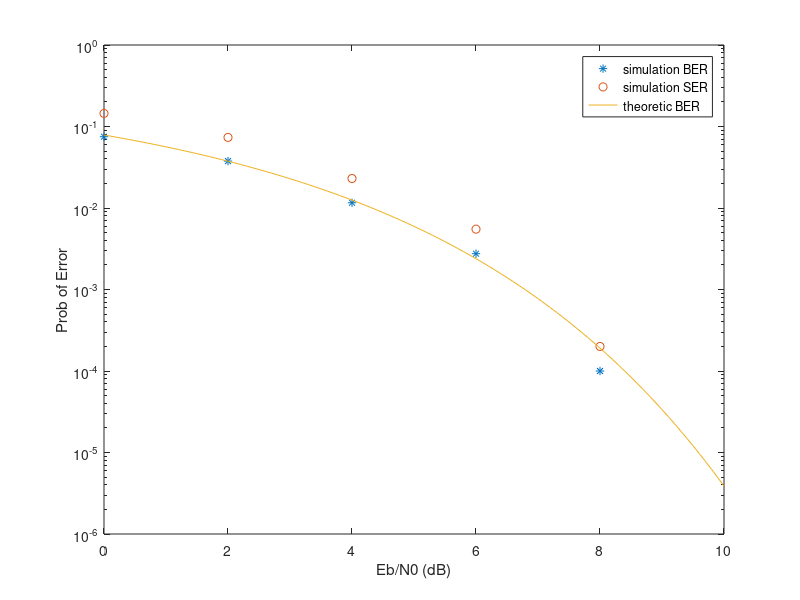

MATLAB code for this plot:
clear,close,clc all
function [pb,ps]=snr2p(snr_in_dB)

N=10000; % #symbols 
Es=1;
snr=10^(snr_in_dB/10);	 	  	
sgma=sqrt(Es/(4*snr)); % noise rms

% signal mapping
s00=[1 0];
s01=[0 1];
s11=[-1 0];
s10=[0 -1];

% generating signal source
for i=1:N
    temp=rand;			  	
    if (temp<0.25)            % s00	  
      dsource1(i)=0;
      dsource2(i)=0;		   
    elseif (0.25<=temp<0.5)   % s01
      dsource1(i)=0;
      dsource2(i)=1;
    elseif (0.5<=temp<0.75)   % s10
      dsource1(i)=1;	
      dsource2(i)=0;
    else			                % s11
      dsource1(i)=1;
      dsource2(i)=1;
    endif
endfor

numofsymbolerror=0;
numofbiterror=0;

% SER calculate using Box–Muller transform
for i=1:N
    n(1)=bmgauss(sgma);	  	  
    n(2)=bmgauss(sgma);
    if ((dsource1(i)==0) & (dsource2(i)==0))
        r=s00+n;    
    elseif ((dsource1(i)==0) & (dsource2(i)==1))
        r=s01+n;  
    elseif ((dsource1(i)==1) & (dsource2(i)==0))
        r=s10+n;
    else
        r=s11+n;  
    endif

    c00=dot(r,s00); % dot product
    c01=dot(r,s01);
    c10=dot(r,s10);
    c11=dot(r,s11);
    
    % decision
    c_max=max([c00 c01 c10 c11]);
    if (c00==c_max)
        decis1=0; decis2=0;
    elseif (c01==c_max)
        decis1=0; decis2=1;
    elseif (c10==c_max),
        decis1=1; decis2=0;
    else
        decis1=1; decis2=1;
    endif

    symbolerror=0;
    if (decis1~=dsource1(i))
        numofbiterror=numofbiterror+1;
        symbolerror=1;
    endif
    if (decis2~=dsource2(i))
        numofbiterror=numofbiterror+1;
        symbolerror=1;
    endif
    if (symbolerror==1)
        numofsymbolerror = numofsymbolerror+1;
    endif
endfor
ps=numofsymbolerror/N;	       
pb=numofbiterror/(2*N);   
endfunction

function [y1,y2]=bmgauss(m,sigma,N)
    if nargin == 0
        m=0; sigma=1; N=1;
    elseif nargin == 1
        sigma=m; m=0; N=1;
    elseif nargin == 2
        N=1;
    endif
    u1 = rand(1,N);
    u2 =rand(1,N);
    r = sigma*sqrt(-2*log(u1)); % 瑞利分佈
    y1 = m+r.*cos(2*pi*u2);
    y2 = m+r.*sin(2*pi*u2);
endfunction

function y=Qfunc(x)		
    y=(1/2)*erfc(x/sqrt(2));
endfunction

%%%%%%%%%%%%%%%%%%%%%% main %%%%%%%%%%%%%%%%%%%%%%%%%%

SNRindB1=0:2:10;
SNRindB2=0:0.1:10;
for i=1:length(SNRindB1)
    [pb,ps]=snr2p(SNRindB1(i));    	
    simu_BER(i)=pb; 
    simu_SER(i)=ps;
endfor

for i=1:length(SNRindB2)
    %SNR=exp(SNRindB2(i)*log(10)/10);     	
    SNR=10.^(SNRindB2(i)/10);
    theo_BER(i)=Qfunc(sqrt(2*SNR)); 	
end

semilogy(SNRindB1,simu_BER,'*');
hold
semilogy(SNRindB1,simu_SER,'o');
semilogy(SNRindB2,theo_BER);
xlabel('Eb/N0 (dB)');
ylabel('Prob of Error');
legend('simulation BER','simulation SER','theoretic BER');